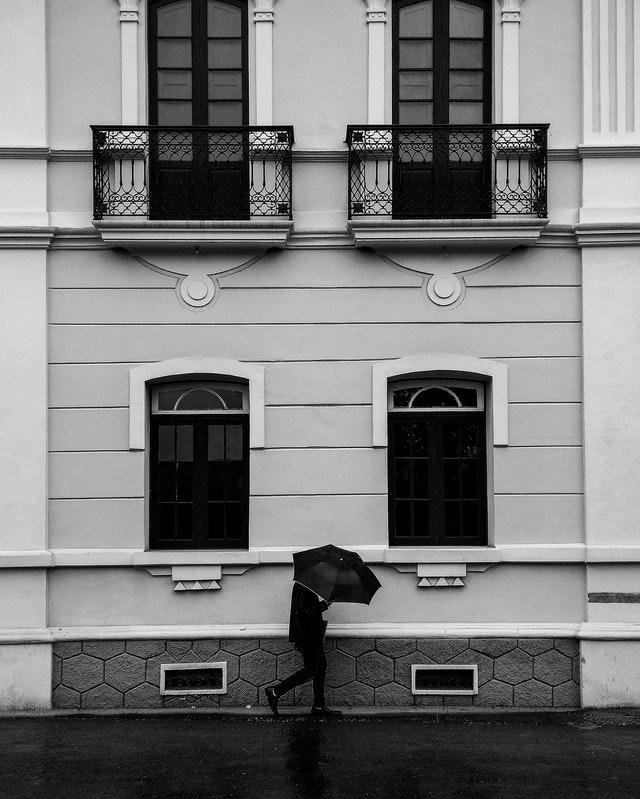
#> input picture walking.jpg, 640 x 799 px
$ jupyter execute 'V6 - Entropy.ipynb'   (shell and % lines are left out)
#> lines starting #> are read from the running program, lines starting #| are printed output that depends on the picture
# Entropy

$e = - \sum_{g=0}^N p(g) \log_2(p(g))$

[cell 1]
import numpy as np

def entropy(im):
    # Compute normalized histogram -> p(g)
    p = np.array([(im==v).sum() for v in range(256)])
    p = p/p.sum()
    # Compute e = -sum(p(g)*log2(p(g)))
    e = -(p[p>0]*np.log2(p[p>0])).sum()

    return e

[cell 2]
from matplotlib import pyplot as plt
from skimage.io import imread,imshow,imsave

a = (np.ones((100,100))*255).astype('uint8')
b = (np.random.random((100,100))*256).astype('uint8')

plt.figure()
plt.subplot(1,2,1)
imshow(a)
plt.title(entropy(a))
plt.subplot(1,2,2)
imshow(b)
plt.title(entropy(b))
plt.show()
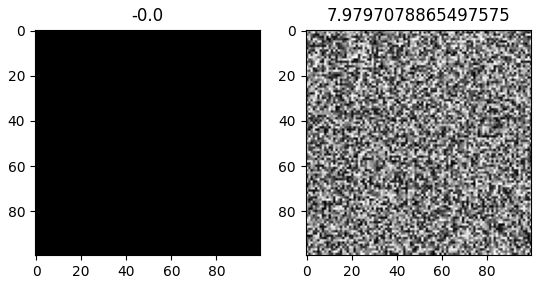
#> figure drawn by matplotlib, 2 panels

[cell 3]
im = imread('walking.jpg')
#> im is the input picture: shape (799, 640); min 0, max 255, mean 121.2

plt.figure()
imshow(im)
plt.axis('off')
plt.title(entropy(im))
plt.show()

[cell 4]
im_shuf = im.copy().flatten()
np.random.shuffle(im_shuf)
im_shuf = im_shuf.reshape(im.shape)
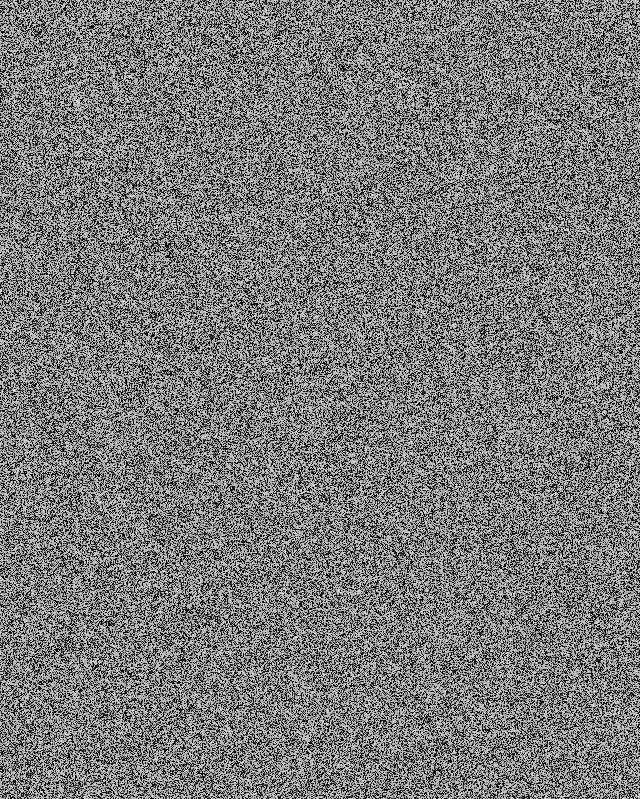
#> im_shuf: shape (799, 640); min 0, max 255, mean 121.2

plt.figure()
imshow(im_shuf)
plt.title(entropy(im_shuf))
plt.show()

$ run again, with CT-Scan-Benign-Brain-Tumour.jpg copied over walking.jpg
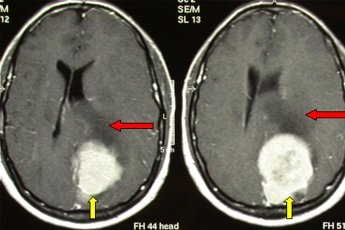
#> input picture CT-Scan-Benign-Brain-Tumour.jpg, 345 x 230 px
#> im is the input picture: shape (230, 345, 3); mean R, G, B 103, 100.4, 91.3
#> `im_shuf = im_shuf.reshape(im.shape)`:
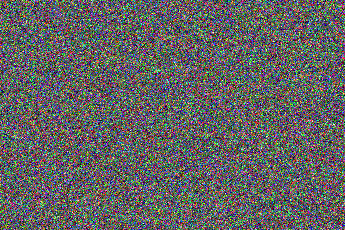
#> im_shuf: shape (230, 345, 3); mean R, G, B 98.2, 98, 98.4

$ run again, with airplane.jpg copied over walking.jpg
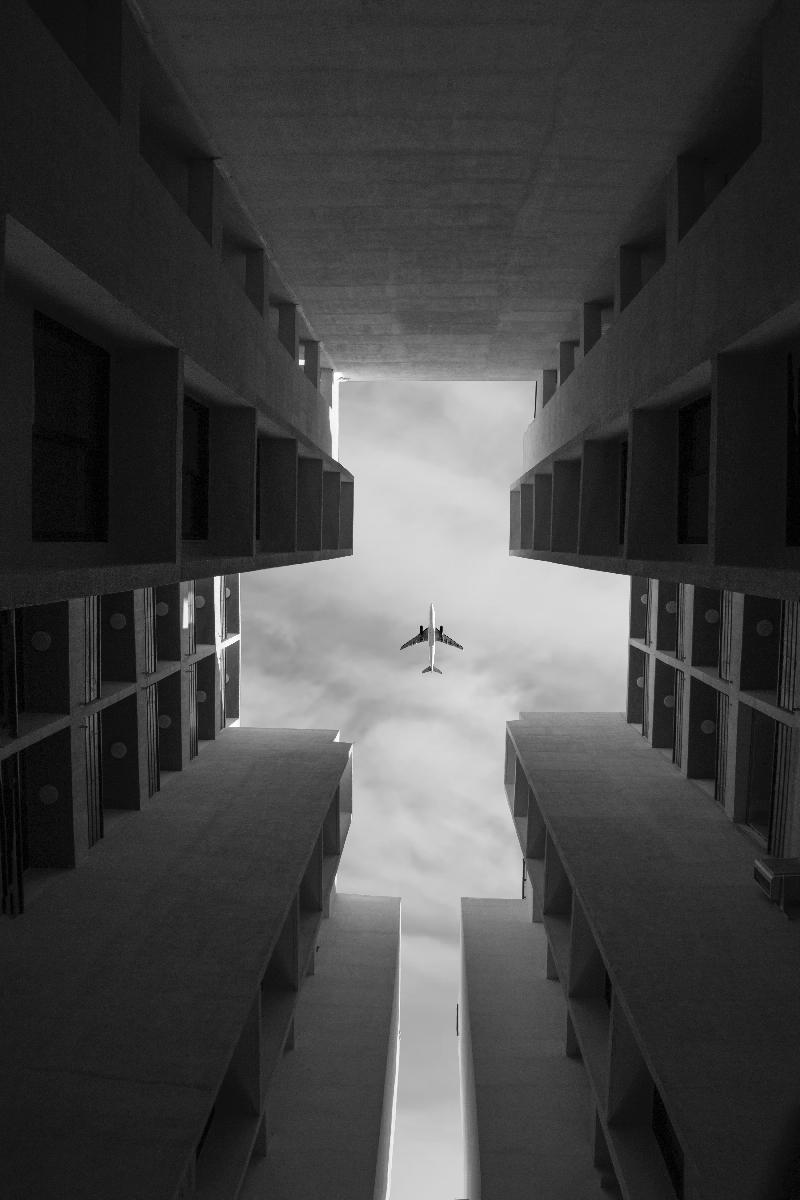
#> input picture airplane.jpg, 800 x 1200 px
#> im is the input picture: shape (1200, 800); min 0, max 255, mean 68.1
#> `im_shuf = im_shuf.reshape(im.shape)`:
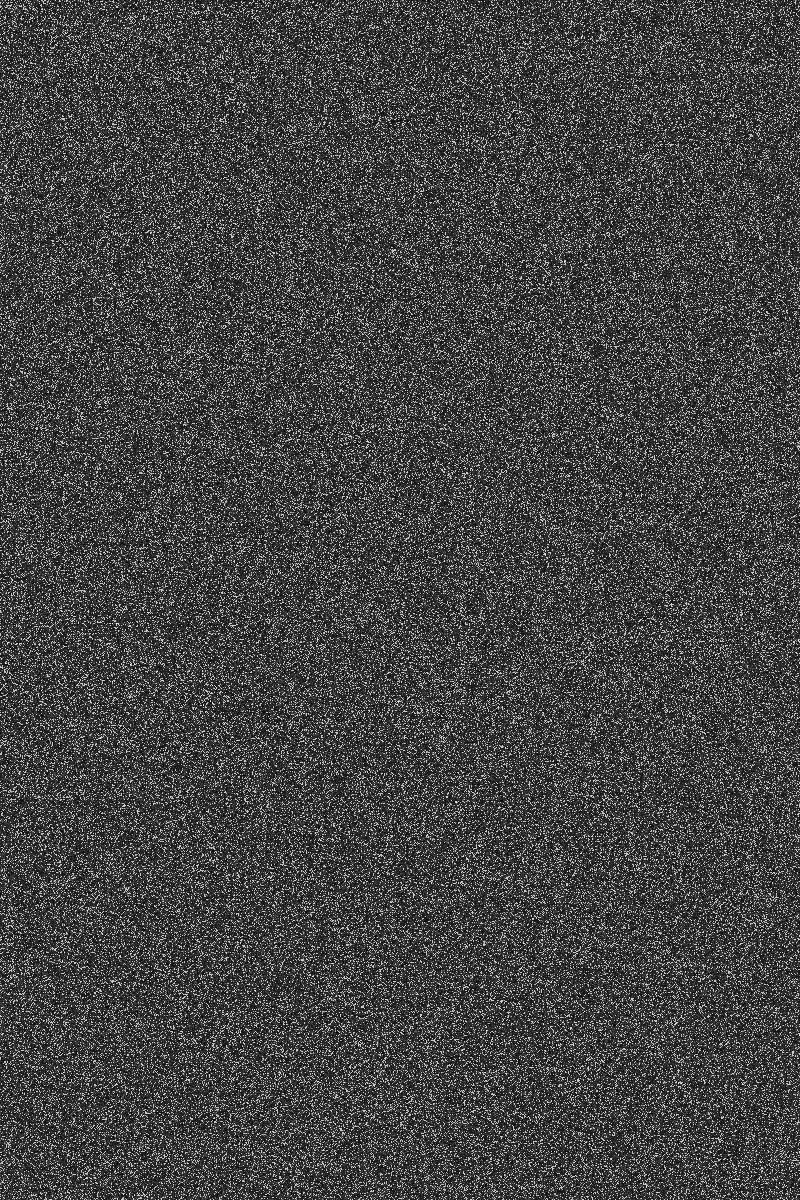
#> im_shuf: shape (1200, 800); min 0, max 255, mean 68.1
